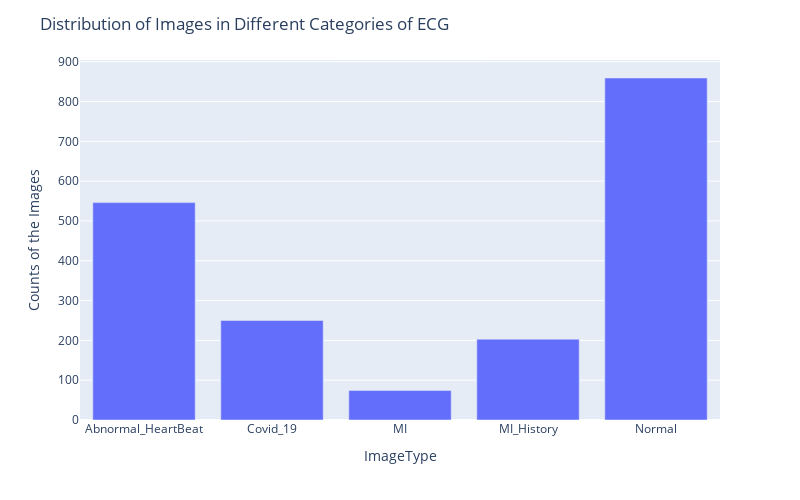

Notebook source saved alongside this figure:
### Code cell
fig = px.bar(x=labels, y=counts)
fig.update_layout(xaxis_title="ImageType", yaxis_title="Counts of the Images",
                  title="Distribution of Images in Different Categories of ECG",
                  width=800, height=500)
fig.show()

### Figure 1 — Plotly figure (JSON) as saved in the notebook; plotly's stock layout.template omitted (floating-point values rounded to 4 significant figures)
{"data": [{"hovertemplate": "x=%{x}<br>y=%{y}<extra></extra>", "legendgroup": "", "marker": {"color": "#636efa", "pattern": {"shape": ""}}, "name": "", "orientation": "v", "showlegend": false, "textposition": "auto", "type": "bar", "x": ["Abnormal_HeartBeat", "Covid_19", "MI", "MI_History", "Normal"], "xaxis": "x", "y": [546, 250, 74, 203, 859], "yaxis": "y"}], "layout": {"barmode": "relative", "height": 500, "legend": {"tracegroupgap": 0}, "margin": {"t": 60}, "title": {"text": "Distribution of Images in Different Categories of ECG"}, "width": 800, "xaxis": {"anchor": "y", "domain": [0, 1], "title": {"text": "ImageType"}}, "yaxis": {"anchor": "x", "domain": [0, 1], "title": {"text": "Counts of the Images"}}}}
